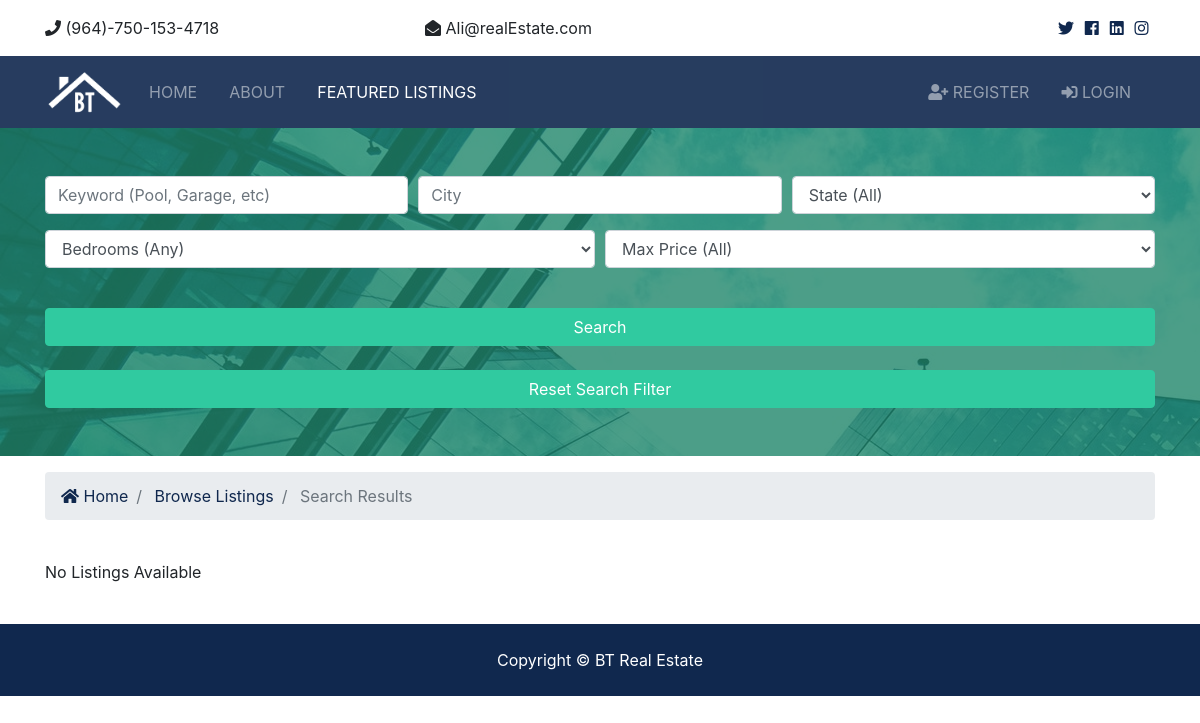
Page /listings/search on the earlier database version.
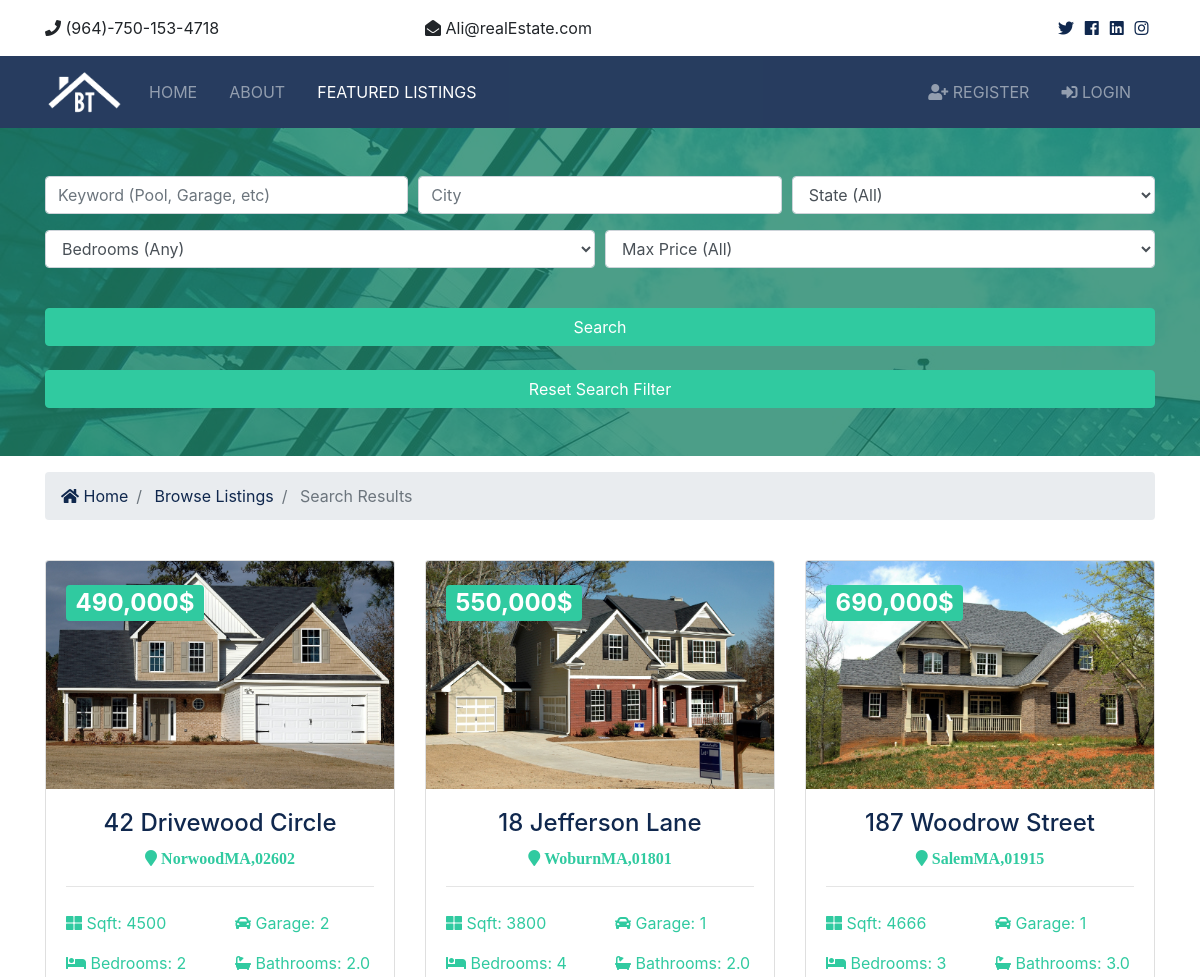
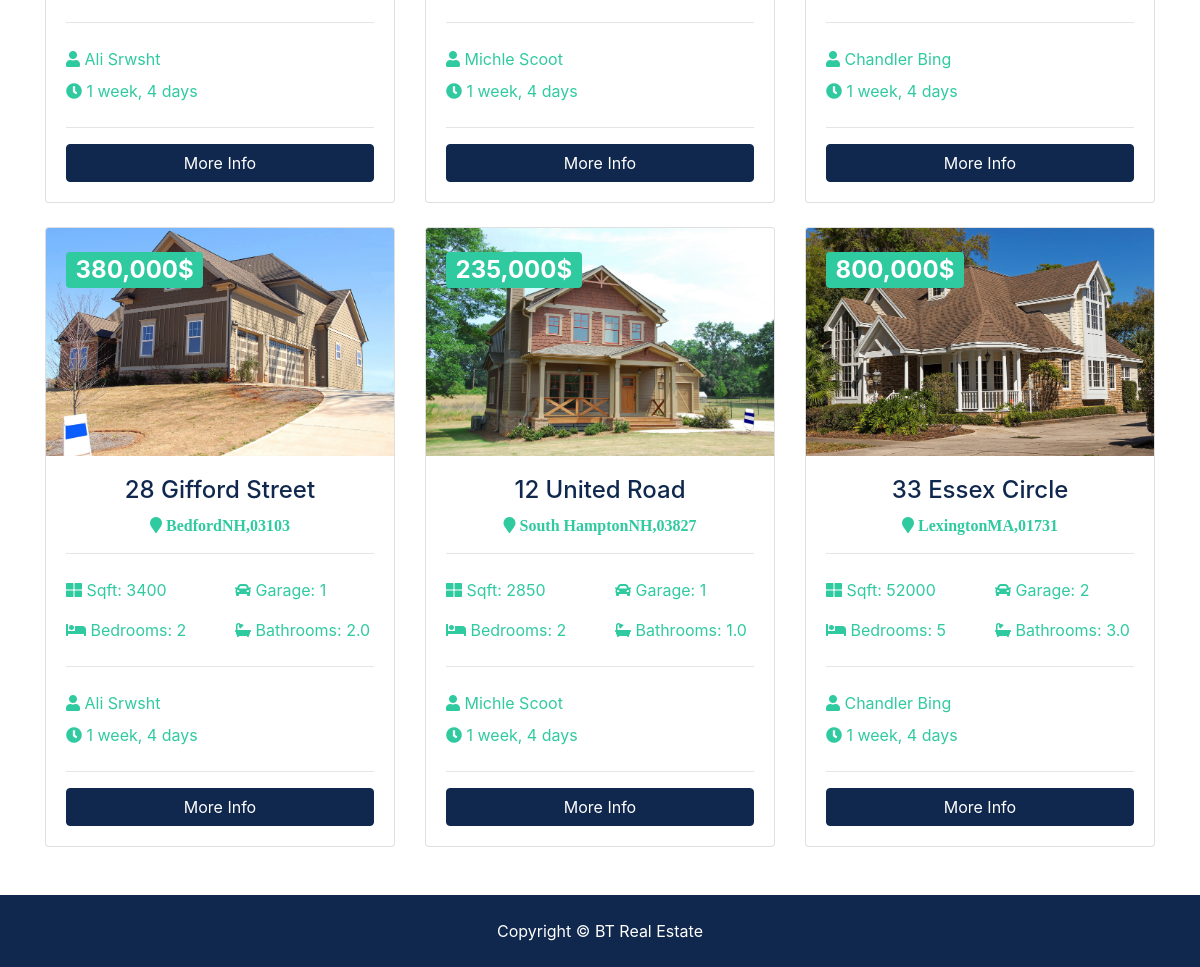
Same page on the later database version (2 pictures, top to bottom).
### listings/models.py (models this page shows, shortened)
class Listing (models.Model):
    realtor = models.ForeignKey(Realtor , on_delete=models.DO_NOTHING)
    title = models.CharField( max_length=50)
    address = models.CharField( max_length = 50)
    city = models.CharField( max_length = 50)
    state = models.CharField( max_length = 50)
    zipcode = models.CharField( max_length = 50)
    discription = models.TextField(blank = True)
    price = models.IntegerField()
    bedrooms = models.IntegerField()
    bathrom = models.DecimalField(max_digits = 2, decimal_places = 1)
    garage = models.IntegerField(default = 0)
    sqft = models.IntegerField()
    lot_size = models.DecimalField(max_digits = 5, decimal_places = 1)
    main_image = models.ImageField(upload_to='photos/%Y/%m/%d/',blank = True)
    image_1 = models.ImageField(upload_to='photos/%Y/%m/%d/',blank = True)
    image_2 = models.ImageField(upload_to='photos/%Y/%m/%d/',blank = True)
    image_3 = models.ImageField(upload_to='photos/%Y/%m/%d/',blank = True)
    image_4 = models.ImageField(upload_to='photos/%Y/%m/%d/',blank = True)
    image_5 = models.ImageField(upload_to='photos/%Y/%m/%d/',blank = True)
    image_6 = models.ImageField(upload_to='photos/%Y/%m/%d/',blank = True)
    is_published = models.BooleanField(default = True)
    list_date = models.DateField(default = timezone.now, blank = True)

### realtors/models.py (models this page shows)
class Realtor(models.Model):
    name = models.CharField(max_length=50)
    realtor_image = models.ImageField( upload_to='photos/%Y/%m/%d/')
    description = models.TextField(blank = True)
    phone = models.CharField( max_length=22)
    email = models.EmailField( max_length=254)
    realtor_of_month = models.BooleanField( default = False)
    hire_date =models.DateTimeField(default = timezone.now, blank =  True)
    def __str__(self):
        return self.name

### listings/views.py (the view)
# urls.py: path('search', views.search, name = 'search'),
def search(request):
    listings_query = Listing.objects.order_by('-list_date').filter(is_published=True)
    if 'words' in request.GET:
        keyword = request.GET['words']
        if keyword:
            listings_query = listings_query.filter(discription__icontains = keyword)
    if 'city' in request.GET:
        city = request.GET['city']
        if city:
            listings_query = listings_query.filter(city__iexact = city)
    if 'state' in request.GET:
        state = request.GET['state']
        if state:
            listings_query = listings_query.filter(state__iexact = state)
    if 'price' in request.GET:
        price = request.GET['price']
        if price:
            listings_query = listings_query.filter(price__lte = price)
    if 'bedrooms' in request.GET:
        bedrooms = request.GET['bedrooms']
        if bedrooms:
            listings_query = listings_query.filter(bedrooms__lte = bedrooms)
    context = {
        'state_choices':state_choices,
        'bedroom_choices':bedroom_choices,
        'price_choices':price_choices,
        'listings':listings_query,
        'values':request.GET,
    }
    return render(request, 'listings/search.html', context)

### templates/listings/search.html (shortened to what the changed rows need)
{% extends 'base.html' %}
{% load humanize %}
{% block content %}
  <section id="listings" class="py-4">
    <div class="container">
        <div class="row">
            {% if listings %}
              {% for listing in listings  %}
            <div class="col-md-6 col-lg-4 mb-4">
              <div class="card listing-preview">
                <img class="card-img-top" src="{{listing.main_image.url}}" alt="">
                <div class="card-img-overlay">
                  <h2>
                    <span class="badge badge-secondary text-white">{{listing.price | intcomma}}$</span>
                  </h2>
                </div>
                <div class="card-body">
                  <div class="listing-heading text-center">
                    <h4 class="text-primary">{{listing.title}}</h4>
                    <p>
                      <i class="fas fa-map-marker text-secondary"> {{listing.city}}{{listing.state}},{{listing.zipcode}}</i>
                    </p>
                  </div>
                  <hr>
                  <div class="row py-2 text-secondary">
                    <div class="col-6">
                      <i class="fas fa-th-large"></i> Sqft: {{listing.sqft}}</div>
                    <div class="col-6">
                      <i class="fas fa-car"></i> Garage: {{listing.garage}}</div>
                  </div>
                  <div class="row py-2 text-secondary">
                    <div class="col-6">
                      <i class="fas fa-bed"></i> Bedrooms: {{listing.bedrooms}}</div>
                    <div class="col-6">
                      <i class="fas fa-bath"></i> Bathrooms: {{listing.bathrom}}</div>
                  </div>
                  <hr>
                  <div class="row py-2 text-secondary">
                    <div class="col-12">
                      <i class="fas fa-user"></i> {{listing.realtor}}</div>
                  </div>
                  <div class="row text-secondary pb-2">
                    <div class="col-6">
                      <i class="fas fa-clock"></i> {{listing.list_date | timesince }}</div>
                  </div>
                  <hr>
                  <a href="{% url 'listing' listing.id listing.title  %}" class="btn btn-primary btn-block">More Info</a>
                </div>
              </div>
            </div>
              {% endfor %}
            {% else %}
                <div class="col-md-12">
                    <p>No Listings Available</p>
                </div>
            {% endif %}
          </div>
    </div>
  </section>
{% endblock content %}

Differences in the rows shown:
added Listing: main_image (picture), price "490,000", title "42 Drivewood Circle", city "Norwood", state "MA", zipcode "02602", sqft "4500", garage "2", bedrooms "2", bathrom "2.0", realtor "Ali Srwsht", list_date "1 week, 4 days"
added Listing: main_image (picture), price "550,000", title "18 Jefferson Lane", city "Woburn", state "MA", zipcode "01801", sqft "3800", garage "1", bedrooms "4", bathrom "2.0", realtor "Michle Scoot", list_date "1 week, 4 days"
added Listing: main_image (picture), price "690,000", title "187 Woodrow Street", city "Salem", state "MA", zipcode "01915", sqft "4666", garage "1", bedrooms "3", bathrom "3.0", realtor "Chandler Bing", list_date "1 week, 4 days"
added Listing: main_image (picture), price "380,000", title "28 Gifford Street", city "Bedford", state "NH", zipcode "03103", sqft "3400", garage "1", bedrooms "2", bathrom "2.0", realtor "Ali Srwsht", list_date "1 week, 4 days"
added Listing: main_image (picture), price "235,000", title "12 United Road", city "South Hampton", state "NH", zipcode "03827", sqft "2850", garage "1", bedrooms "2", bathrom "1.0", realtor "Michle Scoot", list_date "1 week, 4 days"
added Listing: main_image (picture), price "800,000", title "33 Essex Circle", city "Lexington", state "MA", zipcode "01731", sqft "52000", garage "2", bedrooms "5", bathrom "3.0", realtor "Chandler Bing", list_date "1 week, 4 days"
Other differences:
text no longer shown: "No Listings Available"
